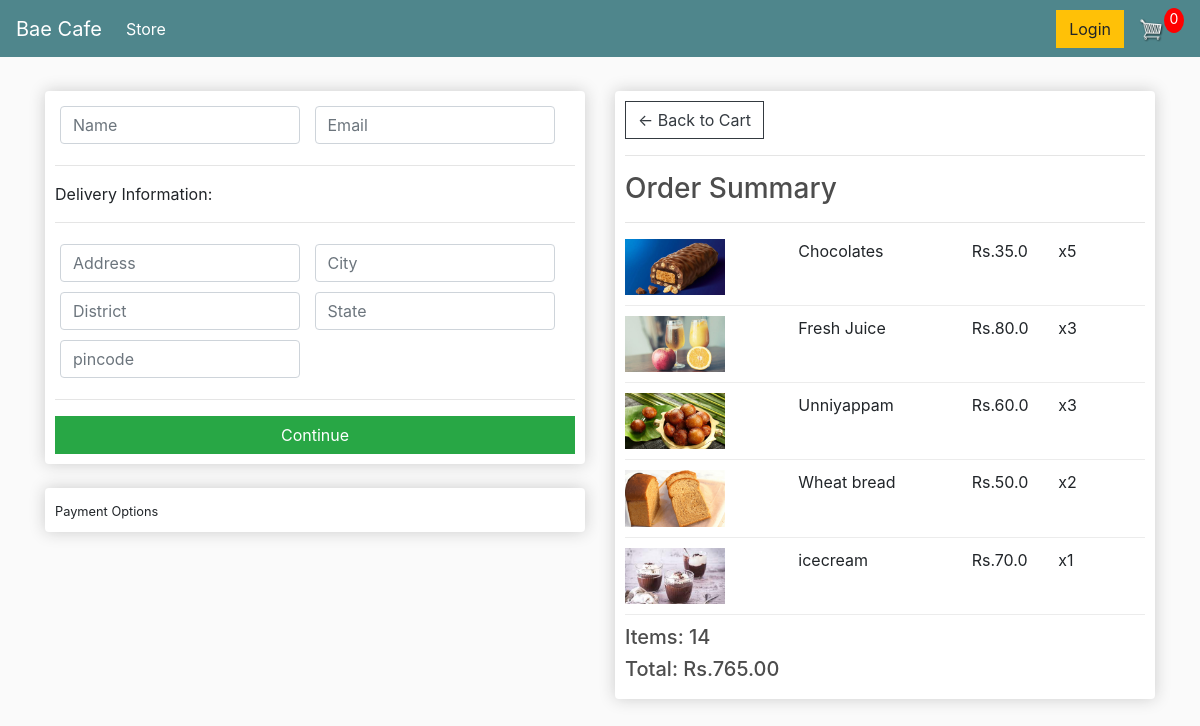
Screenshot of /checkout/ (signed in) with the database file from the repository.
### store/models.py (models this page shows, shortened)
class OrderItem(models.Model):
	product = models.ForeignKey(Product, on_delete=models.SET_NULL, null=True)
	order = models.ForeignKey(Order, on_delete=models.SET_NULL, null=True)
	quantity = models.IntegerField(default=0, null=True, blank=True)
	date_added = models.DateTimeField(auto_now_add=True)
	@property
	def get_total(self):
		total = self.product.price * self.quantity
		return total

class Product(models.Model):
	name = models.CharField(max_length=200)
	price = models.FloatField()
	image = models.ImageField(null=True, blank=True)
	@property
	def imageURL(self):
		try:
			url = self.image.url
		except:
			url = ''
		return url

class Order(models.Model):
	customer = models.ForeignKey(Customer, on_delete=models.SET_NULL, null=True, blank=True)
	date_ordered = models.DateTimeField(auto_now_add=True)
	complete = models.BooleanField(default=False)
	transaction_id = models.CharField(max_length=100, null=True)
	@property
	def get_cart_total(self):
		orderitems = self.orderitem_set.all()
		total = sum([item.get_total for item in orderitems])
		return total
	@property
	def get_cart_items(self):
		orderitems = self.orderitem_set.all()
		total = sum([item.quantity for item in orderitems])
		return total

### store/views.py (the view)
# urls.py: path('checkout/', views.checkout, name="checkout"),
def checkout(request):
     if request.user.is_authenticated:
          customer = request.user.customer
          order, created = Order.objects.get_or_create(customer=customer, complete=False)
          items= order.orderitem_set.all()
     else:
          items = []
          order = {'get_cart_total':0,'get_cart_items':0}
     context = {'items':items,'order':order}
     return render(request, 'store/checkout.html', context)

### store/templates/store/checkout.html
{% extends 'store/main.html' %}
{% load static %}
{% block content %}
     <div class="row">
		<div class="col-lg-6">
			<div class="box-element" id="form-wrapper">
				<form id="form">
					<div id="user-info">
						<div class="form-field">
							<input required class="form-control" type="text" name="name" placeholder="Name">
						</div>
						<div class="form-field">
							<input required class="form-control" type="email" name="email" placeholder="Email">
						</div>
					</div>
					<div id="shipping-info">
						<hr>
						<p>Delivery Information:</p>
						<hr>
						<div class="form-field">
							<input class="form-control" type="text" name="address" placeholder="Address">
						</div>
						<div class="form-field">
							<input class="form-control" type="text" name="city" placeholder="City">
						</div>
						<div class="form-field">
							<input class="form-control" type="text" name="state" placeholder="District">
						</div>
						<div class="form-field">
							<input class="form-control" type="text" name="zipcode" placeholder="State">
						</div>
						<div class="form-field">
							<input class="form-control" type="text" name="country" placeholder="pincode">
						</div>
					</div>
					<hr>
					<input id="form-button" class="btn btn-success btn-block" type="submit" value="Continue">
				</form>
			</div>
			<br>
			<div class="box-element " id="payment-info">
				<small>Payment Options</small>
			</div>
		</div>
		<div class="col-lg-6">
			<div class="box-element">
				<a  class="btn btn-outline-dark" href="{% url 'cart' %}">&#x2190; Back to Cart</a>
				<hr>
				<h3>Order Summary</h3>
				<hr>
				{%for item in items%}
				<div class="cart-row">
					<div style="flex:2"><img class="row-image" src="{{item.product.imageURL}}"></div>
					<div style="flex:2"><p>{{item.product.name}}</p></div>
					<div style="flex:1"><p>Rs.{{item.product.price}}</p></div>
					<div style="flex:1"><p>x{{item.quantity}}</p></div>
				</div>
				{% endfor %}
				<h5>Items:   {{order.get_cart_items}}</h5>
				<h5>Total:   Rs.{{order.get_cart_total|floatformat:2}}</h5>
			</div>
		</div>
	</div>
{% endblock content %}

### static/css/main.css (style rules this page uses)
body { background-color: hsl(0, 0%, 98%); }
h1,h2,h3,h4,h5,h6 { color:hsl(0, 0%, 30%); }
.box-element { box-shadow:hsl(0, 0%, 80%) 0 0 16px; background-color: #fff; border-radius: 4px; padding: 10px; }
.col-lg-4, .col-lg-6, .col-lg-8, .col-lg-12 { margin-top: 10px; }
.btn { border-radius: 0; }
.row-image { width: 100px; }
.form-field { width:250px; display: inline-block; padding: 5px; }
.cart-row { display: flex; align-items: flex-stretch; padding-bottom: 10px; margin-bottom: 10px; border-bottom: 1px solid #ececec; }

### rows the page displays
OrderItem: product.imageURL (picture), product.name "Chocolates", product.price "35.0", quantity "5"
OrderItem: product.imageURL (picture), product.name "Fresh Juice", product.price "80.0", quantity "3"
OrderItem: product.imageURL (picture), product.name "Unniyappam", product.price "60.0", quantity "3"
OrderItem: product.imageURL (picture), product.name "Wheat bread", product.price "50.0", quantity "2"
OrderItem: product.imageURL (picture), product.name "icecream", product.price "70.0", quantity "1"
Order: get_cart_items "14", get_cart_total "765.00"
